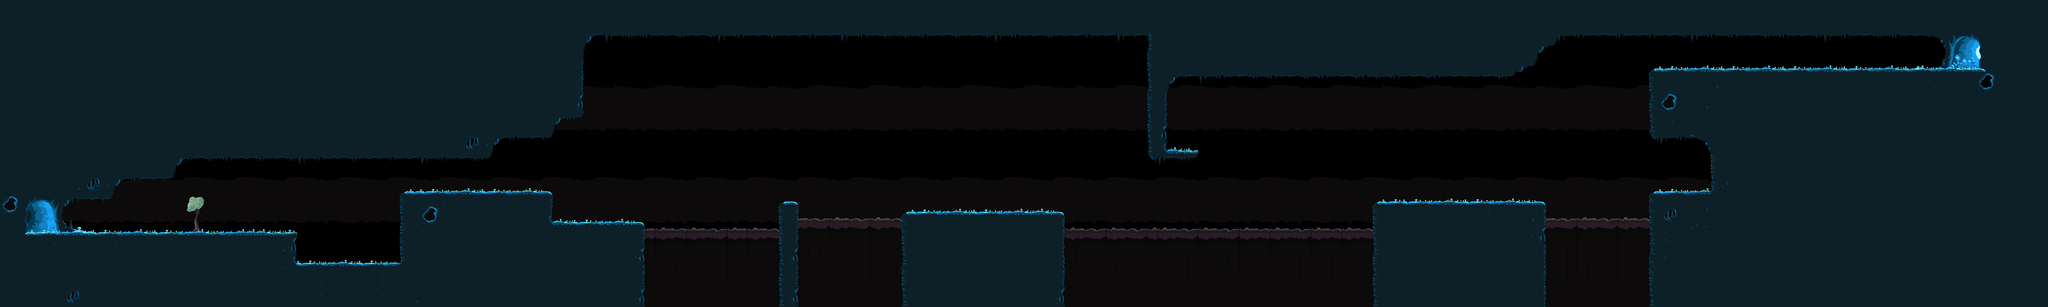

A 2D game scene composited from a Tiled map and its tileset images. What follows is a short description and the map's XML, with each tile layer's data collapsed to a summary:
An orthogonal 200x30 tile map with 32x32 px tiles, 7 tile layers (Hidden Touchup, Far Background, Background, Mid-Background, ...).

<map version="1.0" orientation="orthogonal" renderorder="left-up" width="200" height="30" tilewidth="32" tileheight="32" nextobjectid="1">
 <tileset firstgid="1" source="tiles.tsx" />
 <layer name="Hidden Touchup" width="200" height="30">
  <data>[6000 cells, 65 non-empty, 13 distinct tile ids]</data>
 </layer>
 <layer name="Far Background" width="200" height="30">
  <data>[6000 cells, 5850 non-empty, 16 distinct tile ids]</data>
 </layer>
 <layer name="Background" width="200" height="30">
  <data>[6000 cells, 81 non-empty, 52 distinct tile ids]</data>
 </layer>
 <layer name="Mid-Background" width="200" height="30">
  <data>[6000 cells, 21 non-empty, 11 distinct tile ids]</data>
 </layer>
 <layer name="Ground" width="200" height="30">
  <data>[6000 cells, 3890 non-empty, 72 distinct tile ids]</data>
 </layer>
 <layer name="Foreground" width="200" height="30">
  <properties>
   <property name="unity:sortingLayerName" value="Foreground" />
  </properties>
  <data>[6000 cells, 730 non-empty, 19 distinct tile ids]</data>
 </layer>
 <layer name="Touchup" width="200" height="30">
  <properties>
   <property name="unity:sortingLayerName" value="Foreground" />
  </properties>
  <data>[6000 cells, 266 non-empty, 10 distinct tile ids]</data>
 </layer>
</map>